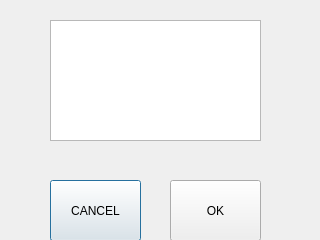
<?xml version="1.0" encoding="UTF-8"?>
<ui version="4.0">
 <class>Dialog</class>
 <widget class="QDialog" name="Dialog">
  <property name="geometry">
   <rect>
    <x>0</x>
    <y>0</y>
    <width>320</width>
    <height>240</height>
   </rect>
  </property>
  <property name="windowTitle">
   <string>Dialog</string>
  </property>
  <widget class="QPushButton" name="pushButtonCancel">
   <property name="geometry">
    <rect>
     <x>50</x>
     <y>180</y>
     <width>91</width>
     <height>61</height>
    </rect>
   </property>
   <property name="text">
    <string>CANCEL</string>
   </property>
  </widget>
  <widget class="QPushButton" name="pushButtonOk">
   <property name="geometry">
    <rect>
     <x>170</x>
     <y>180</y>
     <width>91</width>
     <height>61</height>
    </rect>
   </property>
   <property name="text">
    <string>OK</string>
   </property>
  </widget>
  <widget class="QTextEdit" name="textEdit">
   <property name="geometry">
    <rect>
     <x>50</x>
     <y>20</y>
     <width>211</width>
     <height>121</height>
    </rect>
   </property>
  </widget>
 </widget>
 <resources/>
 <connections/>
</ui>
